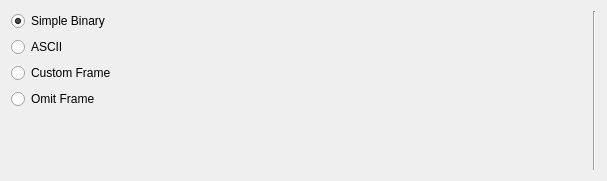
<?xml version="1.0" encoding="UTF-8"?>
<ui version="4.0">
 <class>DataFormatPanel</class>
 <widget class="QWidget" name="DataFormatPanel">
  <property name="geometry">
   <rect>
    <x>0</x>
    <y>0</y>
    <width>607</width>
    <height>181</height>
   </rect>
  </property>
  <property name="windowTitle">
   <string>Data Format</string>
  </property>
  <layout class="QHBoxLayout" name="horizontalLayout">
   <item>
    <layout class="QVBoxLayout" name="vlRadioButtons">
     <item>
      <widget class="QRadioButton" name="rbBinary">
       <property name="toolTip">
        <string>Data is sent as consecutive samples in binary form. Syncing can be a problem.</string>
       </property>
       <property name="text">
        <string>Simple Binary</string>
       </property>
       <property name="checked">
        <bool>true</bool>
       </property>
      </widget>
     </item>
     <item>
      <widget class="QRadioButton" name="rbAscii">
       <property name="toolTip">
        <string>Data is sent in the form of ASCII text as comma seperated values. Easy to implement.</string>
       </property>
       <property name="text">
        <string>ASCII</string>
       </property>
      </widget>
     </item>
     <item>
      <widget class="QRadioButton" name="rbFramed">
       <property name="toolTip">
        <string>Define a custom binary frame. Powerful.</string>
       </property>
       <property name="text">
        <string>Custom Frame</string>
       </property>
      </widget>
     </item>
     <item>
      <widget class="QRadioButton" name="rbOmit">
       <property name="toolTip">
        <string>Define a custom omit frame.</string>
       </property>
       <property name="text">
        <string>Omit Frame</string>
       </property>
      </widget>
     </item>
     <item>
      <spacer name="verticalSpacer">
       <property name="orientation">
        <enum>Qt::Vertical</enum>
       </property>
       <property name="sizeHint" stdset="0">
        <size>
         <width>20</width>
         <height>40</height>
        </size>
       </property>
      </spacer>
     </item>
    </layout>
   </item>
   <item>
    <widget class="Line" name="line">
     <property name="orientation">
      <enum>Qt::Vertical</enum>
     </property>
    </widget>
   </item>
  </layout>
 </widget>
 <resources/>
 <connections/>
</ui>
